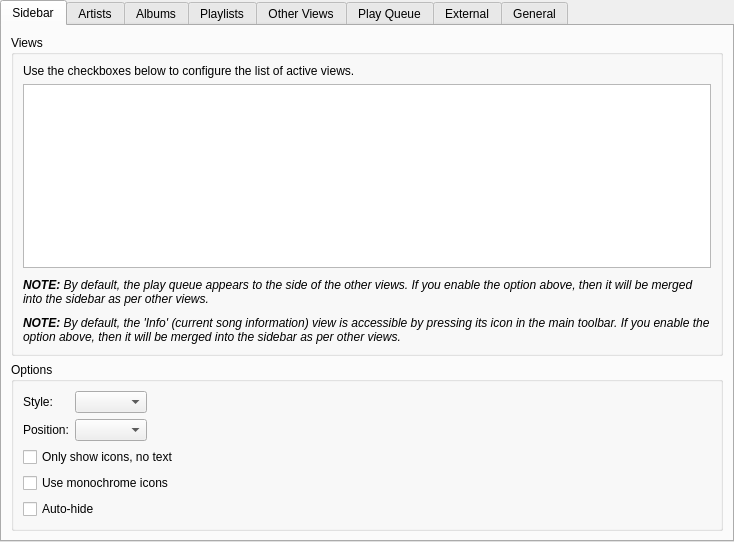
<?xml version="1.0" encoding="UTF-8"?>
<ui version="4.0">
 <class>InterfaceSettings</class>
 <widget class="QWidget" name="InterfaceSettings">
  <property name="geometry">
   <rect>
    <x>0</x>
    <y>0</y>
    <width>734</width>
    <height>542</height>
   </rect>
  </property>
  <layout class="QVBoxLayout" name="verticalLayout">
   <property name="leftMargin">
    <number>0</number>
   </property>
   <property name="topMargin">
    <number>0</number>
   </property>
   <property name="rightMargin">
    <number>0</number>
   </property>
   <property name="bottomMargin">
    <number>0</number>
   </property>
   <item>
    <widget class="QTabWidget" name="tabWidget">
     <property name="currentIndex">
      <number>0</number>
     </property>
     <property name="movable">
      <bool>false</bool>
     </property>
     <widget class="QWidget" name="sidebarTab">
      <attribute name="title">
       <string>Sidebar</string>
      </attribute>
      <layout class="QVBoxLayout" name="sidebarLayout">
       <item>
        <widget class="QGroupBox" name="viewsGroup">
         <property name="title">
          <string>Views</string>
         </property>
         <layout class="QVBoxLayout" name="verticalLayout_6">
          <item>
           <widget class="QLabel" name="label_2">
            <property name="text">
             <string>Use the checkboxes below to configure the list of active views.</string>
            </property>
            <property name="wordWrap">
             <bool>true</bool>
            </property>
           </widget>
          </item>
          <item>
           <widget class="QListWidget" name="views"/>
          </item>
          <item>
           <spacer name="verticalSpacer_xx">
            <property name="orientation">
             <enum>Qt::Vertical</enum>
            </property>
            <property name="sizeType">
             <enum>QSizePolicy::Fixed</enum>
            </property>
            <property name="sizeHint" stdset="0">
             <size>
              <width>20</width>
              <height>4</height>
             </size>
            </property>
           </spacer>
          </item>
          <item>
           <widget class="StateLabel" name="sbPlayQueueLabel">
            <property name="text">
             <string>&lt;i&gt;&lt;b&gt;NOTE:&lt;/b&gt; By default, the play queue appears to the side of the other views. If you enable the option above, then it will be merged into the sidebar as per other views.&lt;/i&gt;</string>
            </property>
            <property name="alignment">
             <set>Qt::AlignLeading|Qt::AlignLeft|Qt::AlignTop</set>
            </property>
            <property name="wordWrap">
             <bool>true</bool>
            </property>
            <property name="textInteractionFlags">
             <set>Qt::NoTextInteraction</set>
            </property>
           </widget>
          </item>
          <item>
           <spacer name="verticalSpacer_x">
            <property name="orientation">
             <enum>Qt::Vertical</enum>
            </property>
            <property name="sizeType">
             <enum>QSizePolicy::Fixed</enum>
            </property>
            <property name="sizeHint" stdset="0">
             <size>
              <width>20</width>
              <height>4</height>
             </size>
            </property>
           </spacer>
          </item>
          <item>
           <widget class="StateLabel" name="sbInfoLabel">
            <property name="text">
             <string>&lt;i&gt;&lt;b&gt;NOTE:&lt;/b&gt; By default, the 'Info' (current song information) view is accessible by pressing its icon in the main toolbar. If you enable the option above, then it will be merged into the sidebar as per other views.&lt;/i&gt;</string>
            </property>
            <property name="alignment">
             <set>Qt::AlignLeading|Qt::AlignLeft|Qt::AlignTop</set>
            </property>
            <property name="wordWrap">
             <bool>true</bool>
            </property>
            <property name="textInteractionFlags">
             <set>Qt::NoTextInteraction</set>
            </property>
           </widget>
          </item>
         </layout>
        </widget>
       </item>
       <item>
        <widget class="QGroupBox" name="optionsGroup">
         <property name="title">
          <string>Options</string>
         </property>
         <layout class="QFormLayout" name="styleLayout">
          <property name="fieldGrowthPolicy">
           <enum>QFormLayout::ExpandingFieldsGrow</enum>
          </property>
          <item row="0" column="0">
           <widget class="BuddyLabel" name="sbStyleLabel">
            <property name="text">
             <string>Style:</string>
            </property>
            <property name="buddy">
             <cstring>sbStyle</cstring>
            </property>
           </widget>
          </item>
          <item row="0" column="1">
           <widget class="QComboBox" name="sbStyle"/>
          </item>
          <item row="1" column="0">
           <widget class="BuddyLabel" name="sbPositionLabel">
            <property name="text">
             <string>Position:</string>
            </property>
            <property name="buddy">
             <cstring>sbPosition</cstring>
            </property>
           </widget>
          </item>
          <item row="1" column="1">
           <widget class="QComboBox" name="sbPosition"/>
          </item>
          <item row="2" column="0" colspan="2">
           <widget class="QCheckBox" name="sbIconsOnly">
            <property name="text">
             <string>Only show icons, no text</string>
            </property>
           </widget>
          </item>
          <item row="3" column="0" colspan="2">
           <widget class="QCheckBox" name="sbMonoIcons">
            <property name="text">
             <string>Use monochrome icons</string>
            </property>
           </widget>
          </item>
          <item row="4" column="0" colspan="2">
           <widget class="QCheckBox" name="sbAutoHide">
            <property name="text">
             <string>Auto-hide</string>
            </property>
           </widget>
          </item>
         </layout>
        </widget>
       </item>
      </layout>
     </widget>
     <widget class="QWidget" name="tab">
      <attribute name="title">
       <string>Artists</string>
      </attribute>
      <layout class="QVBoxLayout" name="verticalLayout_2">
       <item>
        <layout class="QFormLayout" name="formLayout">
         <property name="fieldGrowthPolicy">
          <enum>QFormLayout::ExpandingFieldsGrow</enum>
         </property>
         <item row="0" column="0">
          <widget class="BuddyLabel" name="label">
           <property name="text">
            <string>Style:</string>
           </property>
           <property name="buddy">
            <cstring>libraryView</cstring>
           </property>
          </widget>
         </item>
         <item row="0" column="1">
          <widget class="QComboBox" name="libraryView"/>
         </item>
         <item row="1" column="0">
          <widget class="BuddyLabel" name="label_5b">
           <property name="text">
            <string>Covers:</string>
           </property>
           <property name="buddy">
            <cstring>libraryCoverSize</cstring>
           </property>
          </widget>
         </item>
         <item row="1" column="1">
          <widget class="QComboBox" name="libraryCoverSize"/>
         </item>
         <item row="2" column="0" colspan="2">
          <widget class="QCheckBox" name="libraryArtistImage">
           <property name="text">
            <string>Show artist images</string>
           </property>
          </widget>
         </item>
         <item row="3" column="0" colspan="2">
          <widget class="QCheckBox" name="libraryYear">
           <property name="text">
            <string>Sort albums by year</string>
           </property>
          </widget>
         </item>
        </layout>
       </item>
       <item>
        <spacer name="verticalSpacer">
         <property name="orientation">
          <enum>Qt::Vertical</enum>
         </property>
         <property name="sizeType">
          <enum>QSizePolicy::Fixed</enum>
         </property>
         <property name="sizeHint" stdset="0">
          <size>
           <width>20</width>
           <height>4</height>
          </size>
         </property>
        </spacer>
       </item>
       <item>
        <widget class="QLabel" name="label_8">
         <property name="sizePolicy">
          <sizepolicy hsizetype="Preferred" vsizetype="MinimumExpanding">
           <horstretch>0</horstretch>
           <verstretch>0</verstretch>
          </sizepolicy>
         </property>
         <property name="text">
          <string>&lt;i&gt;&lt;b&gt;NOTE:&lt;/b&gt; When looking for artist images, Cantata will look for either artist.jpg, artist.png, 'Artist'.jpg, or 'Artist'.png,
within the folder of the current track, or within its parent folder. If no image is found, Cantata will attempt to download one.&lt;/i&gt;</string>
         </property>
         <property name="alignment">
          <set>Qt::AlignLeading|Qt::AlignLeft|Qt::AlignTop</set>
         </property>
         <property name="wordWrap">
          <bool>true</bool>
         </property>
         <property name="textInteractionFlags">
          <set>Qt::NoTextInteraction</set>
         </property>
        </widget>
       </item>
      </layout>
     </widget>
     <widget class="QWidget" name="tab_2">
      <attribute name="title">
       <string>Albums</string>
      </attribute>
      <layout class="QFormLayout" name="formLayout_2">
       <property name="fieldGrowthPolicy">
        <enum>QFormLayout::ExpandingFieldsGrow</enum>
       </property>
       <item row="0" column="0">
        <widget class="BuddyLabel" name="label_3a">
         <property name="text">
          <string>Style:</string>
         </property>
         <property name="buddy">
          <cstring>albumsView</cstring>
         </property>
        </widget>
       </item>
       <item row="0" column="1">
        <widget class="QComboBox" name="albumsView"/>
       </item>
       <item row="1" column="0">
        <widget class="BuddyLabel" name="label_5c">
         <property name="text">
          <string>Covers:</string>
         </property>
         <property name="buddy">
          <cstring>albumsCoverSize</cstring>
         </property>
        </widget>
       </item>
       <item row="1" column="1">
        <widget class="QComboBox" name="albumsCoverSize"/>
       </item>
       <item row="2" column="0">
        <widget class="BuddyLabel" name="label_5x">
         <property name="text">
          <string>Sort albums:</string>
         </property>
         <property name="buddy">
          <cstring>albumSort</cstring>
         </property>
        </widget>
       </item>
       <item row="2" column="1">
        <widget class="QComboBox" name="albumSort"/>
       </item>
      </layout>
     </widget>
     <widget class="QWidget" name="tab_6">
      <attribute name="title">
       <string>Playlists</string>
      </attribute>
      <layout class="QFormLayout" name="formLayout_6">
       <property name="fieldGrowthPolicy">
        <enum>QFormLayout::ExpandingFieldsGrow</enum>
       </property>
       <item row="0" column="0">
        <widget class="BuddyLabel" name="label_3">
         <property name="text">
          <string>Style:</string>
         </property>
         <property name="buddy">
          <cstring>playlistsView</cstring>
         </property>
        </widget>
       </item>
       <item row="0" column="1">
        <widget class="QComboBox" name="playlistsView"/>
       </item>
       <item row="1" column="0" colspan="2">
        <widget class="QCheckBox" name="playListsStartClosed">
         <property name="text">
          <string>Initially collapse albums</string>
         </property>
        </widget>
       </item>
      </layout>
     </widget>
     <widget class="QWidget" name="tab_3">
      <attribute name="title">
       <string>Other Views</string>
      </attribute>
      <layout class="QFormLayout" name="formLayout_3">
       <property name="fieldGrowthPolicy">
        <enum>QFormLayout::ExpandingFieldsGrow</enum>
       </property>
       <item row="0" column="0">
        <widget class="BuddyLabel" name="folderViewLabel">
         <property name="text">
          <string>Folder view style:</string>
         </property>
         <property name="buddy">
          <cstring>folderView</cstring>
         </property>
        </widget>
       </item>
       <item row="0" column="1">
        <widget class="QComboBox" name="folderView"/>
       </item>
       <item row="1" column="0">
        <widget class="BuddyLabel" name="streamsViewLabel">
         <property name="text">
          <string>Streams view style:</string>
         </property>
         <property name="buddy">
          <cstring>streamsView</cstring>
         </property>
        </widget>
       </item>
       <item row="1" column="1">
        <widget class="QComboBox" name="streamsView"/>
       </item>
       <item row="2" column="0">
        <widget class="BuddyLabel" name="onlineViewLabel">
         <property name="text">
          <string>Online view style:</string>
         </property>
         <property name="buddy">
          <cstring>onlineView</cstring>
         </property>
        </widget>
       </item>
       <item row="2" column="1">
        <widget class="QComboBox" name="onlineView"/>
       </item>
       <item row="3" column="0">
        <widget class="BuddyLabel" name="devicesViewLabel">
         <property name="text">
          <string>Devices view style:</string>
         </property>
         <property name="buddy">
          <cstring>devicesView</cstring>
         </property>
        </widget>
       </item>
       <item row="3" column="1">
        <widget class="QComboBox" name="devicesView"/>
       </item>
       <item row="4" column="0">
        <widget class="QLabel" name="label_5">
         <property name="text">
          <string>Search view style:</string>
         </property>
        </widget>
       </item>
       <item row="4" column="1">
        <widget class="QComboBox" name="searchView"/>
       </item>
      </layout>
     </widget>
     <widget class="QWidget" name="tab_5">
      <attribute name="title">
       <string>Play Queue</string>
      </attribute>
      <layout class="QFormLayout" name="formLayout_5">
       <property name="fieldGrowthPolicy">
        <enum>QFormLayout::ExpandingFieldsGrow</enum>
       </property>
       <item row="0" column="0">
        <widget class="BuddyLabel" name="playQueueViewLabel">
         <property name="text">
          <string>Style:</string>
         </property>
         <property name="buddy">
          <cstring>playQueueView</cstring>
         </property>
        </widget>
       </item>
       <item row="0" column="1">
        <widget class="QComboBox" name="playQueueView"/>
       </item>
       <item row="1" column="0" colspan="2">
        <widget class="QCheckBox" name="playQueueStartClosed">
         <property name="text">
          <string>Initially collapse albums</string>
         </property>
        </widget>
       </item>
       <item row="2" column="0" colspan="2">
        <widget class="QCheckBox" name="playQueueAutoExpand">
         <property name="text">
          <string>Automatically expand current album</string>
         </property>
        </widget>
       </item>
       <item row="3" column="0" colspan="2">
        <widget class="QCheckBox" name="playQueueScroll">
         <property name="text">
          <string>Scroll to current track</string>
         </property>
        </widget>
       </item>
       <item row="4" column="0" colspan="2">
        <widget class="QCheckBox" name="playQueueConfirmClear">
         <property name="text">
          <string>Prompt before clearing</string>
         </property>
        </widget>
       </item>
       <item row="5" column="0" colspan="2">
        <widget class="QGroupBox" name="groupBox">
         <property name="sizePolicy">
          <sizepolicy hsizetype="MinimumExpanding" vsizetype="Preferred">
           <horstretch>0</horstretch>
           <verstretch>0</verstretch>
          </sizepolicy>
         </property>
         <property name="title">
          <string>Background Image</string>
         </property>
         <layout class="QGridLayout" name="gridLayout">
          <item row="0" column="0" colspan="3">
           <widget class="QRadioButton" name="playQueueBackground_none">
            <property name="text">
             <string>None</string>
            </property>
           </widget>
          </item>
          <item row="1" column="0" colspan="3">
           <widget class="QRadioButton" name="playQueueBackground_cover">
            <property name="text">
             <string>Current album cover</string>
            </property>
           </widget>
          </item>
          <item row="2" column="0" colspan="2">
           <widget class="QRadioButton" name="playQueueBackground_custom">
            <property name="text">
             <string>Custom image:</string>
            </property>
           </widget>
          </item>
          <item row="2" column="2">
           <widget class="PathRequester" name="playQueueBackgroundFile">
            <property name="enabled">
             <bool>false</bool>
            </property>
            <property name="sizePolicy">
             <sizepolicy hsizetype="MinimumExpanding" vsizetype="Fixed">
              <horstretch>0</horstretch>
              <verstretch>0</verstretch>
             </sizepolicy>
            </property>
           </widget>
          </item>
          <item row="3" column="0">
           <widget class="QLabel" name="label_4b">
            <property name="text">
             <string>Blur:</string>
            </property>
           </widget>
          </item>
          <item row="3" column="1" colspan="2">
           <layout class="QHBoxLayout" name="playQueueBackgroundBlurLayout">
            <property name="leftMargin">
             <number>0</number>
            </property>
            <property name="topMargin">
             <number>0</number>
            </property>
            <property name="rightMargin">
             <number>0</number>
            </property>
            <property name="bottomMargin">
             <number>0</number>
            </property>
            <item>
             <widget class="QSlider" name="playQueueBackgroundBlur">
              <property name="enabled">
               <bool>false</bool>
              </property>
              <property name="maximum">
               <number>20</number>
              </property>
              <property name="pageStep">
               <number>1</number>
              </property>
              <property name="orientation">
               <enum>Qt::Horizontal</enum>
              </property>
              <property name="tickPosition">
               <enum>QSlider::TicksBelow</enum>
              </property>
              <property name="tickInterval">
               <number>1</number>
              </property>
             </widget>
            </item>
            <item>
             <widget class="QLabel" name="playQueueBackgroundBlurLabel">
              <property name="enabled">
               <bool>false</bool>
              </property>
              <property name="text">
               <string>10px</string>
              </property>
              <property name="alignment">
               <set>Qt::AlignRight|Qt::AlignTrailing|Qt::AlignVCenter</set>
              </property>
             </widget>
            </item>
           </layout>
          </item>
          <item row="4" column="0">
           <widget class="QLabel" name="label_4">
            <property name="text">
             <string>Opacity:</string>
            </property>
           </widget>
          </item>
          <item row="4" column="1" colspan="2">
           <layout class="QHBoxLayout" name="playQueueBackgroundOpacityLayout">
            <property name="leftMargin">
             <number>0</number>
            </property>
            <property name="topMargin">
             <number>0</number>
            </property>
            <property name="rightMargin">
             <number>0</number>
            </property>
            <property name="bottomMargin">
             <number>0</number>
            </property>
            <item>
             <widget class="QSlider" name="playQueueBackgroundOpacity">
              <property name="enabled">
               <bool>false</bool>
              </property>
              <property name="maximum">
               <number>100</number>
              </property>
              <property name="pageStep">
               <number>10</number>
              </property>
              <property name="orientation">
               <enum>Qt::Horizontal</enum>
              </property>
              <property name="tickPosition">
               <enum>QSlider::TicksBelow</enum>
              </property>
              <property name="tickInterval">
               <number>10</number>
              </property>
             </widget>
            </item>
            <item>
             <widget class="QLabel" name="playQueueBackgroundOpacityLabel">
              <property name="enabled">
               <bool>false</bool>
              </property>
              <property name="text">
               <string>40%</string>
              </property>
              <property name="alignment">
               <set>Qt::AlignRight|Qt::AlignTrailing|Qt::AlignVCenter</set>
              </property>
             </widget>
            </item>
           </layout>
          </item>
         </layout>
        </widget>
       </item>
      </layout>
     </widget>
     <widget class="QWidget" name="tab_7">
      <attribute name="title">
       <string>External</string>
      </attribute>
      <layout class="QVBoxLayout" name="verticalLayout_5">
       <item>
        <widget class="QCheckBox" name="systemTrayPopup">
         <property name="text">
          <string>Show popup messages when changing tracks</string>
         </property>
        </widget>
       </item>
       <item>
        <widget class="QCheckBox" name="systemTrayCheckBox">
         <property name="enabled">
          <bool>true</bool>
         </property>
         <property name="text">
          <string>Show icon in notification area</string>
         </property>
        </widget>
       </item>
       <item>
        <widget class="QCheckBox" name="minimiseOnClose">
         <property name="enabled">
          <bool>true</bool>
         </property>
         <property name="text">
          <string>Minimize to notification area when closed</string>
         </property>
        </widget>
       </item>
       <item>
        <widget class="QGroupBox" name="startupState">
         <property name="title">
          <string>On Start-up</string>
         </property>
         <layout class="QVBoxLayout" name="verticalLayout_4">
          <item>
           <widget class="QRadioButton" name="startupStateShow">
            <property name="text">
             <string>Show main window</string>
            </property>
           </widget>
          </item>
          <item>
           <widget class="QRadioButton" name="startupStateHide">
            <property name="text">
             <string>Hide main window</string>
            </property>
           </widget>
          </item>
          <item>
           <widget class="QRadioButton" name="startupStateRestore">
            <property name="text">
             <string>Restore previous state</string>
            </property>
           </widget>
          </item>
         </layout>
        </widget>
       </item>
       <item>
        <spacer name="verticalSpacer_3">
         <property name="orientation">
          <enum>Qt::Vertical</enum>
         </property>
         <property name="sizeHint" stdset="0">
          <size>
           <width>20</width>
           <height>90</height>
          </size>
         </property>
        </spacer>
       </item>
      </layout>
     </widget>
     <widget class="QWidget" name="tab_4">
      <attribute name="title">
       <string>General</string>
      </attribute>
      <layout class="QVBoxLayout" name="verticalLayout_3">
       <item>
        <layout class="QFormLayout" name="formLayout_4">
         <property name="fieldGrowthPolicy">
          <enum>QFormLayout::ExpandingFieldsGrow</enum>
         </property>
         <item row="0" column="0" colspan="2">
          <widget class="QCheckBox" name="groupSingle">
           <property name="toolTip">
            <string>Place albums with only one track under 'Various Artists/Single Tracks'</string>
           </property>
           <property name="text">
            <string>Group single track albums</string>
           </property>
          </widget>
         </item>
         <item row="1" column="0" colspan="2">
          <widget class="QCheckBox" name="useComposer">
           <property name="toolTip">
            <string>Use the 'Composer' tag, and not 'Artist' or 'Album Artist', to group albums.</string>
           </property>
           <property name="text">
            <string>Group albums by composer</string>
           </property>
          </widget>
         </item>
         <item row="2" column="0" colspan="2">
          <widget class="QCheckBox" name="filteredOnly">
           <property name="toolTip">
            <string>&lt;p&gt;When adding artists, or albums to the playqueue, or editing tags, etc, then only use songs that pass the current Genre or string filter.&lt;/p&gt;&lt;p&gt;e.g. If you have an album with 10 songs, but only 5 have the genre set to 'Metal', then only these 5 would be added if the view's Genre filter was set to 'Metal'.</string>
           </property>
           <property name="text">
            <string>Only act on songs that pass filtering</string>
           </property>
          </widget>
         </item>
         <item row="3" column="0" colspan="2">
          <widget class="QCheckBox" name="fetchCovers">
           <property name="text">
            <string>Fetch missing covers from Last.fm</string>
           </property>
          </widget>
         </item>
         <item row="4" column="0" colspan="2">
          <widget class="QCheckBox" name="cacheScaledCovers">
           <property name="text">
            <string>Cache scaled covers</string>
           </property>
          </widget>
         </item>
         <item row="5" column="0" colspan="2">
          <widget class="QCheckBox" name="showDeleteAction">
           <property name="text">
            <string>Show delete action in context menus</string>
           </property>
          </widget>
         </item>
         <item row="6" column="0" colspan="2">
          <widget class="QCheckBox" name="forceSingleClick">
           <property name="text">
            <string>Enforce single-click activation of items</string>
           </property>
          </widget>
         </item>
         <item row="7" column="0" colspan="2">
          <widget class="QCheckBox" name="touchFriendly">
           <property name="toolTip">
            <string>&lt;p&gt;This will change Cantata's interface as detailed:
&lt;ul&gt;&lt;li&gt;Playback, and control, buttons will be 33% wider&lt;/li&gt;&lt;li&gt;Views will be 'flickable'&lt;/li&gt;&lt;li&gt;To drag items, you will need to 'touch' the top-left corner&lt;/li&gt;&lt;li&gt;Scrollbars will only be a few pixels wide&lt;/li&gt;&lt;li&gt;Actions (e.g. 'Add To Play Queue') will always be visible (not just when item is under mouse)&lt;/li&gt;&lt;li&gt;Spin buttons with have + and - buttons at the side of the text field&lt;/li&gt;&lt;/ul&gt;&lt;/p&gt;</string>
           </property>
           <property name="text">
            <string>Make interface more touch friendly</string>
           </property>
          </widget>
         </item>
         <item row="8" column="0" colspan="2">
          <widget class="QCheckBox" name="showStopButton">
           <property name="text">
            <string>Show stop button in toolbar</string>
           </property>
          </widget>
         </item>
         <item row="9" column="0" colspan="2">
          <widget class="QCheckBox" name="showCoverWidget">
           <property name="text">
            <string>Show cover of current track in toolbar</string>
           </property>
          </widget>
         </item>
         <item row="10" column="0">
          <widget class="BuddyLabel" name="langLabel">
           <property name="text">
            <string>Language:</string>
           </property>
           <property name="buddy">
            <cstring>lang</cstring>
           </property>
          </widget>
         </item>
         <item row="10" column="1">
          <widget class="QComboBox" name="lang"/>
         </item>
        </layout>
       </item>
       <item>
        <spacer name="verticalSpacer_2">
         <property name="orientation">
          <enum>Qt::Vertical</enum>
         </property>
         <property name="sizeType">
          <enum>QSizePolicy::Fixed</enum>
         </property>
         <property name="sizeHint" stdset="0">
          <size>
           <width>20</width>
           <height>4</height>
          </size>
         </property>
        </spacer>
       </item>
       <item>
        <widget class="StateLabel" name="singleClickLabel">
         <property name="text">
          <string>&lt;i&gt;&lt;b&gt;NOTE:&lt;/b&gt; Changing the 'Enforce single-click activation of items' setting will require a re-start of Cantata.&lt;/i&gt;</string>
         </property>
         <property name="alignment">
          <set>Qt::AlignLeading|Qt::AlignLeft|Qt::AlignTop</set>
         </property>
         <property name="wordWrap">
          <bool>true</bool>
         </property>
         <property name="textInteractionFlags">
          <set>Qt::NoTextInteraction</set>
         </property>
        </widget>
       </item>
       <item>
        <spacer name="verticalSpacer_2b">
         <property name="orientation">
          <enum>Qt::Vertical</enum>
         </property>
         <property name="sizeType">
          <enum>QSizePolicy::Fixed</enum>
         </property>
         <property name="sizeHint" stdset="0">
          <size>
           <width>20</width>
           <height>4</height>
          </size>
         </property>
        </spacer>
       </item>
       <item>
        <widget class="StateLabel" name="langNoteLabel">
         <property name="text">
          <string>&lt;i&gt;&lt;b&gt;NOTE:&lt;/b&gt; Changing the language setting will require a re-start of Cantata.&lt;/i&gt;</string>
         </property>
         <property name="alignment">
          <set>Qt::AlignLeading|Qt::AlignLeft|Qt::AlignTop</set>
         </property>
         <property name="wordWrap">
          <bool>true</bool>
         </property>
         <property name="textInteractionFlags">
          <set>Qt::NoTextInteraction</set>
         </property>
        </widget>
       </item>
       <item>
        <spacer name="verticalSpacer_2tf">
         <property name="orientation">
          <enum>Qt::Vertical</enum>
         </property>
         <property name="sizeType">
          <enum>QSizePolicy::Fixed</enum>
         </property>
         <property name="sizeHint" stdset="0">
          <size>
           <width>20</width>
           <height>4</height>
          </size>
         </property>
        </spacer>
       </item>
       <item>
        <widget class="StateLabel" name="touchFriendlyNoteLabel">
         <property name="text">
          <string>&lt;i&gt;&lt;b&gt;NOTE:&lt;/b&gt; Changing the 'touch friendly' setting will require a re-start of Cantata.&lt;/i&gt;</string>
         </property>
         <property name="alignment">
          <set>Qt::AlignLeading|Qt::AlignLeft|Qt::AlignTop</set>
         </property>
         <property name="wordWrap">
          <bool>true</bool>
         </property>
         <property name="textInteractionFlags">
          <set>Qt::NoTextInteraction</set>
         </property>
        </widget>
       </item>
       <item>
        <spacer name="verticalSpacer_2c">
         <property name="orientation">
          <enum>Qt::Vertical</enum>
         </property>
         <property name="sizeHint" stdset="0">
          <size>
           <width>16</width>
           <height>16</height>
          </size>
         </property>
        </spacer>
       </item>
      </layout>
     </widget>
    </widget>
   </item>
  </layout>
 </widget>
 <customwidgets>
  <customwidget>
   <class>BuddyLabel</class>
   <extends>QLabel</extends>
   <header>support/buddylabel.h</header>
  </customwidget>
  <customwidget>
   <class>StateLabel</class>
   <extends>QLabel</extends>
   <header>widgets/statelabel.h</header>
  </customwidget>
  <customwidget>
   <class>PathRequester</class>
   <extends>QLineEdit</extends>
   <header>support/pathrequester.h</header>
   <container>1</container>
  </customwidget>
 </customwidgets>
 <resources/>
 <connections>
  <connection>
   <sender>playQueueBackground_custom</sender>
   <signal>toggled(bool)</signal>
   <receiver>playQueueBackgroundFile</receiver>
   <slot>setEnabled(bool)</slot>
   <hints>
    <hint type="sourcelabel">
     <x>89</x>
     <y>262</y>
    </hint>
    <hint type="destinationlabel">
     <x>199</x>
     <y>271</y>
    </hint>
   </hints>
  </connection>
 </connections>
</ui>
